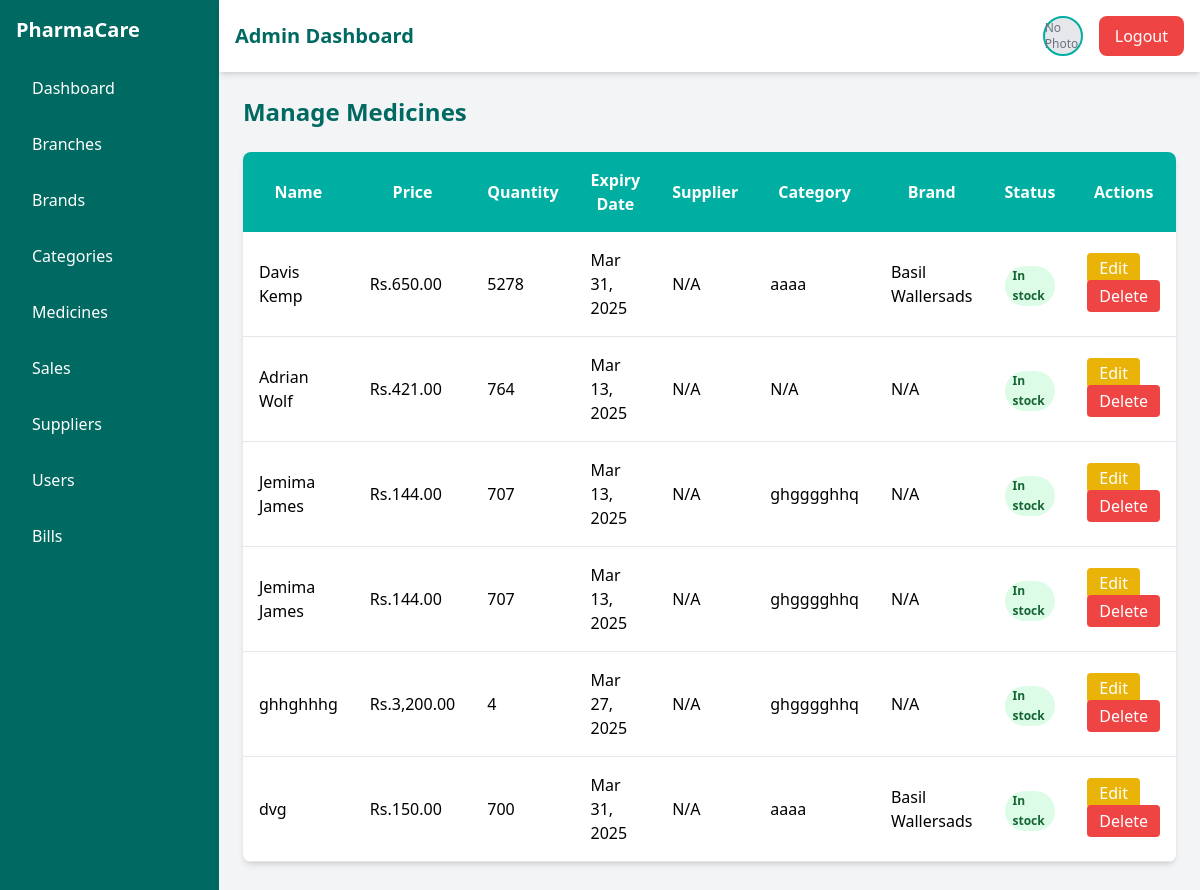
/admin/viewMedicine.php (signed in), run on the app's committed database.
### tables this page shows
CREATE TABLE `medicines` (
  `medicine_id` int(11) NOT NULL,
  `medicine_name` varchar(100) NOT NULL,
  `description` text DEFAULT NULL,
  `price` decimal(10,2) NOT NULL,
  `quantity` int(11) NOT NULL,
  `expiry_date` date NOT NULL,
  `supplier_id` int(11) NOT NULL,
  `status` enum('in stock','out of stock') DEFAULT 'in stock',
  `timestamp` timestamp NOT NULL DEFAULT current_timestamp(),
  `category_id` int(11) NOT NULL,
  `brand_id` int(11) NOT NULL
);

CREATE TABLE `categories` (
  `category_id` int(11) NOT NULL,
  `category_name` varchar(100) NOT NULL,
  `created_at` timestamp NOT NULL DEFAULT current_timestamp()
);

CREATE TABLE `brands` (
  `brand_id` int(11) NOT NULL,
  `brand_name` varchar(100) NOT NULL,
  `created_at` timestamp NOT NULL DEFAULT current_timestamp()
);

### admin/viewMedicine.php (the view, shortened to what this page needs)
<?php
include '../dbconn.php';
$query = "SELECT medicines.*,
            suppliers.supplier_name,
            categories.category_name,
            brands.brand_name
          FROM medicines
          LEFT JOIN suppliers ON medicines.supplier_id = suppliers.supplier_id
          LEFT JOIN categories ON medicines.category_id = categories.category_id
          LEFT JOIN brands ON medicines.brand_id = brands.brand_id";
$result = $conn->query($query);
?>
<!DOCTYPE html>
<html lang="en">
<head>
    <script src="https://cdn.tailwindcss.com"></script>
</head>
<body class="bg-gray-100 flex flex-col min-h-screen">
    <div class="flex flex-1">
        <?php include "include/sidebar.php"; ?>
        <main class="flex-1 flex flex-col">
            <?php include "include/navbar.php"; ?>
            <div class="p-6 flex-1">
                <h1 class="text-2xl font-bold text-primary-700 mb-6">Manage Medicines</h1>
                <table class="w-full bg-white rounded-lg shadow-md overflow-hidden">
                    <thead class="bg-primary-500 text-white">
                        <tr>
                            <th class="p-4">Name</th>
                            <th class="p-4">Price</th>
                            <th class="p-4">Quantity</th>
                            <th class="p-4">Expiry Date</th>
                            <th class="p-4">Supplier</th>
                            <th class="p-4">Category</th>
                            <th class="p-4">Brand</th>
                            <th class="p-4">Status</th>
                            <th class="p-4">Actions</th>
                        </tr>
                    </thead>
                    <tbody>
                        <?php while ($row = $result->fetch_assoc()): ?>
                            <tr class="border-b">
                                <td class="p-4"> <?= htmlspecialchars($row['medicine_name']) ?> </td>
                                <td class="p-4"> Rs.<?= number_format($row['price'], 2) ?> </td>
                                <td class="p-4"> <?= htmlspecialchars($row['quantity']) ?> </td>
                                <td class="p-4"> <?= date('M j, Y', strtotime($row['expiry_date'])) ?> </td>
                                <td class="p-4"> <?= htmlspecialchars($row['supplier_name'] ?? 'N/A') ?> </td>
                                <td class="p-4"> <?= htmlspecialchars($row['category_name'] ?? 'N/A') ?> </td>
                                <td class="p-4"> <?= htmlspecialchars($row['brand_name'] ?? 'N/A') ?> </td>
                                <td class="p-4">
                                    <span class="px-2 inline-flex text-xs leading-5 font-semibold rounded-full
                                        <?= $row['status'] == 'in stock' ? 'bg-green-100 text-green-800' : 'bg-red-100 text-red-800'; ?>">
                                        <?= ucfirst($row['status']) ?>
                                    </span>
                                </td>
                                <td class="p-4">
                                    <a href="editMedicine.php?id=<?= $row['medicine_id'] ?>" class="bg-yellow-500 text-white px-3 py-1 rounded">Edit</a>
                                    <button onclick="confirmDelete(<?= $row['medicine_id'] ?>)" class="bg-red-500 text-white px-3 py-1 rounded">Delete</button>
                                </td>
                            </tr>
                        <?php endwhile; ?>
                    </tbody>
                </table>
            </div>
        </main>
    </div>
</body>
</html>

### data on the page
medicines: medicine_name "Davis Kemp", price "650.00", quantity "5278", expiry_date "Mar 31, 2025", supplier_name "N/A", category.category_name "aaaa", brand.brand_name "Basil Wallersads", status "In stock"
medicines: medicine_name "Adrian Wolf", price "421.00", quantity "764", expiry_date "Mar 13, 2025", supplier_name "N/A", category_name "N/A", brand_name "N/A", status "In stock"
medicines: medicine_name "Jemima James", price "144.00", quantity "707", expiry_date "Mar 13, 2025", supplier_name "N/A", category.category_name "ghgggghhq", brand_name "N/A", status "In stock"
medicines: medicine_name "Jemima James", price "144.00", quantity "707", expiry_date "Mar 13, 2025", supplier_name "N/A", category.category_name "ghgggghhq", brand_name "N/A", status "In stock"
medicines: medicine_name "ghhghhhg", price "3,200.00", quantity "4", expiry_date "Mar 27, 2025", supplier_name "N/A", category.category_name "ghgggghhq", brand_name "N/A", status "In stock"
medicines: medicine_name "dvg", price "150.00", quantity "700", expiry_date "Mar 31, 2025", supplier_name "N/A", category.category_name "aaaa", brand.brand_name "Basil Wallersads", status "In stock"
